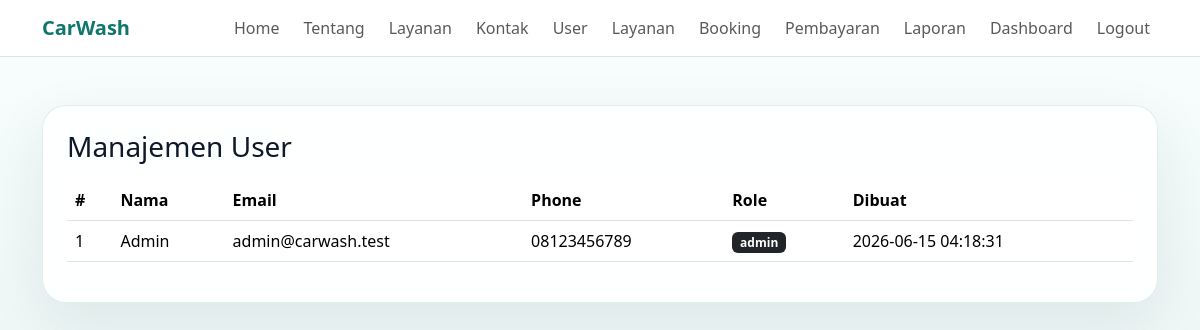
The page /admin/users.php (signed in) on the database its author committed.
### tables this page shows
CREATE TABLE users (
  id INT AUTO_INCREMENT PRIMARY KEY,
  name VARCHAR(100) NOT NULL,
  email VARCHAR(100) NOT NULL UNIQUE,
  phone VARCHAR(20) NOT NULL,
  password VARCHAR(255) NOT NULL,
  role ENUM('admin', 'user') NOT NULL DEFAULT 'user',
  created_at TIMESTAMP DEFAULT CURRENT_TIMESTAMP
);

### admin/users.php (the view, shortened to what this page needs)
<?php
require __DIR__ . '/../config/database.php';
$userStatement = $pdo->query('SELECT id, name, email, phone, role, created_at FROM users ORDER BY id DESC');
$users = $userStatement->fetchAll();
require __DIR__ . '/../includes/header.php';
require __DIR__ . '/../includes/navbar.php';
?>
<main class="container py-5">
  <div class="content-card p-4">
    <h1 class="h3 mb-3">Manajemen User</h1>
    <?php if (empty($users)): ?>
      <div class="alert alert-info mb-0">Belum ada user.</div>
    <?php else: ?>
      <div class="table-responsive">
        <table class="table align-middle">
          <thead>
            <tr>
              <th>#</th>
              <th>Nama</th>
              <th>Email</th>
              <th>Phone</th>
              <th>Role</th>
              <th>Dibuat</th>
            </tr>
          </thead>
          <tbody>
            <?php foreach ($users as $user): ?>
              <tr>
                <td><?php echo (int) $user['id']; ?></td>
                <td><?php echo htmlspecialchars($user['name']); ?></td>
                <td><?php echo htmlspecialchars($user['email']); ?></td>
                <td><?php echo htmlspecialchars($user['phone']); ?></td>
                <td><span class="badge <?php echo $user['role'] === 'admin' ? 'text-bg-dark' : 'text-bg-primary'; ?>"><?php echo htmlspecialchars($user['role']); ?></span></td>
                <td><?php echo htmlspecialchars($user['created_at']); ?></td>
              </tr>
            <?php endforeach; ?>
          </tbody>
        </table>
      </div>
    <?php endif; ?>
  </div>
</main>
<?php require __DIR__ . '/../includes/footer.php'; ?>

### assets/css/style.css (style rules this page uses)
:root { --brand: #0f766e; --brand-dark: #0b4f4a; --bg-soft: #f4fbfa; --text: #0f172a; }
body { color: var(--text); background: linear-gradient(180deg, #f8fffe 0%, #eef7f6 100%); }
.hero-card, .content-card, .auth-card { background: rgba(255, 255, 255, 0.9); border: 1px solid rgba(15, 118, 110, 0.12); border-radius: 24px; box-shadow: 0 20px 60px rgba(15, 23, 42, 0.08); }

### rows shown on the page
users: id "1", name "Admin", email "admin@carwash.test", phone "08123456789", role "admin", created_at "2026-06-15 04:18:31"
